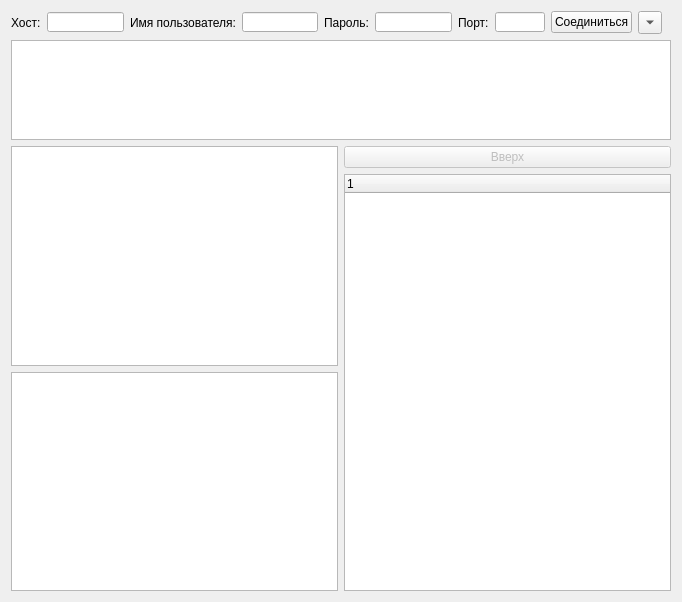
<?xml version="1.0" encoding="UTF-8"?>
<ui version="4.0">
 <class>MainWindow</class>
 <widget class="QMainWindow" name="MainWindow">
  <property name="geometry">
   <rect>
    <x>0</x>
    <y>0</y>
    <width>682</width>
    <height>602</height>
   </rect>
  </property>
  <property name="windowTitle">
   <string>MainWindow</string>
  </property>
  <widget class="QWidget" name="centralWidget">
   <layout class="QVBoxLayout" name="verticalLayout_2">
    <item>
     <layout class="QHBoxLayout" name="horizontalLayout">
      <item>
       <widget class="QLabel" name="label">
        <property name="text">
         <string>Хост:</string>
        </property>
       </widget>
      </item>
      <item>
       <widget class="QLineEdit" name="hostEdit">
        <property name="minimumSize">
         <size>
          <width>0</width>
          <height>20</height>
         </size>
        </property>
        <property name="maximumSize">
         <size>
          <width>150</width>
          <height>20</height>
         </size>
        </property>
        <property name="text">
         <string/>
        </property>
       </widget>
      </item>
      <item>
       <widget class="QLabel" name="label_2">
        <property name="text">
         <string>Имя пользователя:</string>
        </property>
       </widget>
      </item>
      <item>
       <widget class="QLineEdit" name="userEdit">
        <property name="minimumSize">
         <size>
          <width>0</width>
          <height>20</height>
         </size>
        </property>
        <property name="maximumSize">
         <size>
          <width>150</width>
          <height>20</height>
         </size>
        </property>
        <property name="text">
         <string/>
        </property>
        <property name="echoMode">
         <enum>QLineEdit::Normal</enum>
        </property>
       </widget>
      </item>
      <item>
       <widget class="QLabel" name="label_3">
        <property name="text">
         <string>Пароль:</string>
        </property>
       </widget>
      </item>
      <item>
       <widget class="QLineEdit" name="psswdEdit">
        <property name="minimumSize">
         <size>
          <width>0</width>
          <height>20</height>
         </size>
        </property>
        <property name="maximumSize">
         <size>
          <width>150</width>
          <height>20</height>
         </size>
        </property>
        <property name="text">
         <string/>
        </property>
        <property name="echoMode">
         <enum>QLineEdit::Password</enum>
        </property>
       </widget>
      </item>
      <item>
       <widget class="QLabel" name="label_4">
        <property name="text">
         <string>Порт:</string>
        </property>
       </widget>
      </item>
      <item>
       <widget class="QLineEdit" name="portEdit">
        <property name="minimumSize">
         <size>
          <width>50</width>
          <height>20</height>
         </size>
        </property>
        <property name="maximumSize">
         <size>
          <width>50</width>
          <height>20</height>
         </size>
        </property>
       </widget>
      </item>
      <item>
       <widget class="QPushButton" name="connectButton">
        <property name="text">
         <string>Соединиться</string>
        </property>
       </widget>
      </item>
      <item>
       <widget class="QToolButton" name="historyBtn">
        <property name="popupMode">
         <enum>QToolButton::InstantPopup</enum>
        </property>
        <property name="arrowType">
         <enum>Qt::DownArrow</enum>
        </property>
       </widget>
      </item>
      <item>
       <spacer name="horizontalSpacer">
        <property name="orientation">
         <enum>Qt::Horizontal</enum>
        </property>
        <property name="sizeHint" stdset="0">
         <size>
          <width>40</width>
          <height>20</height>
         </size>
        </property>
       </spacer>
      </item>
     </layout>
    </item>
    <item>
     <layout class="QVBoxLayout" name="verticalLayout">
      <item>
       <widget class="QTextBrowser" name="textBrowser">
        <property name="minimumSize">
         <size>
          <width>0</width>
          <height>100</height>
         </size>
        </property>
        <property name="maximumSize">
         <size>
          <width>16777215</width>
          <height>100</height>
         </size>
        </property>
        <property name="html">
         <string>&lt;!DOCTYPE HTML PUBLIC &quot;-//W3C//DTD HTML 4.0//EN&quot; &quot;http://www.w3.org/TR/REC-html40/strict.dtd&quot;&gt;
&lt;html&gt;&lt;head&gt;&lt;meta name=&quot;qrichtext&quot; content=&quot;1&quot; /&gt;&lt;style type=&quot;text/css&quot;&gt;
p, li { white-space: pre-wrap; }
&lt;/style&gt;&lt;/head&gt;&lt;body style=&quot; font-family:'MS Shell Dlg 2'; font-size:8.25pt; font-weight:400; font-style:normal;&quot;&gt;
&lt;p style=&quot;-qt-paragraph-type:empty; margin-top:0px; margin-bottom:0px; margin-left:0px; margin-right:0px; -qt-block-indent:0; text-indent:0px; font-size:8pt;&quot;&gt;&lt;/p&gt;&lt;/body&gt;&lt;/html&gt;</string>
        </property>
       </widget>
      </item>
      <item>
       <layout class="QHBoxLayout" name="horizontalLayout_2">
        <item>
         <layout class="QVBoxLayout" name="verticalLayout_3">
          <item>
           <widget class="QTreeView" name="localTree"/>
          </item>
          <item>
           <widget class="QListView" name="localList"/>
          </item>
         </layout>
        </item>
        <item>
         <layout class="QVBoxLayout" name="verticalLayout_4">
          <item>
           <widget class="QPushButton" name="cdUp">
            <property name="enabled">
             <bool>false</bool>
            </property>
            <property name="text">
             <string>Вверх</string>
            </property>
           </widget>
          </item>
          <item>
           <widget class="QTreeWidget" name="serverWidget">
            <column>
             <property name="text">
              <string notr="true">1</string>
             </property>
            </column>
           </widget>
          </item>
         </layout>
        </item>
       </layout>
      </item>
     </layout>
    </item>
   </layout>
  </widget>
 </widget>
 <layoutdefault spacing="6" margin="11"/>
 <resources/>
 <connections/>
</ui>
